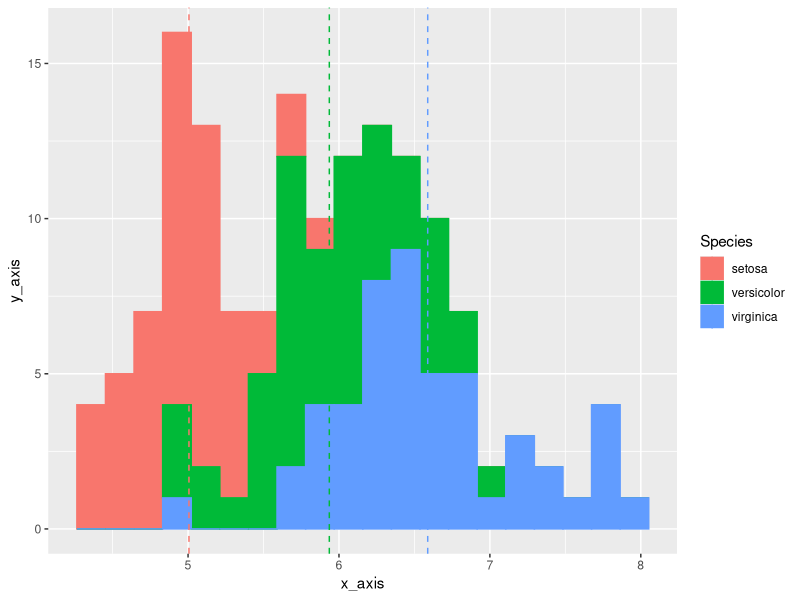
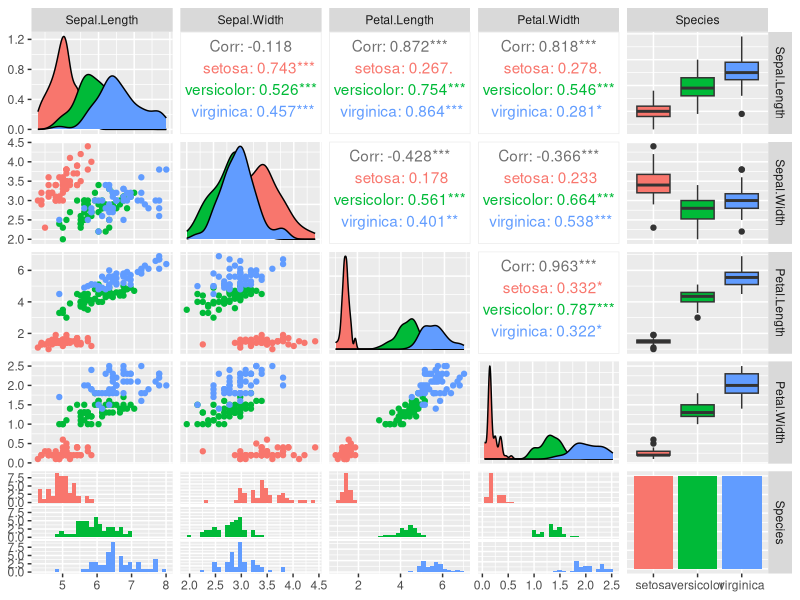
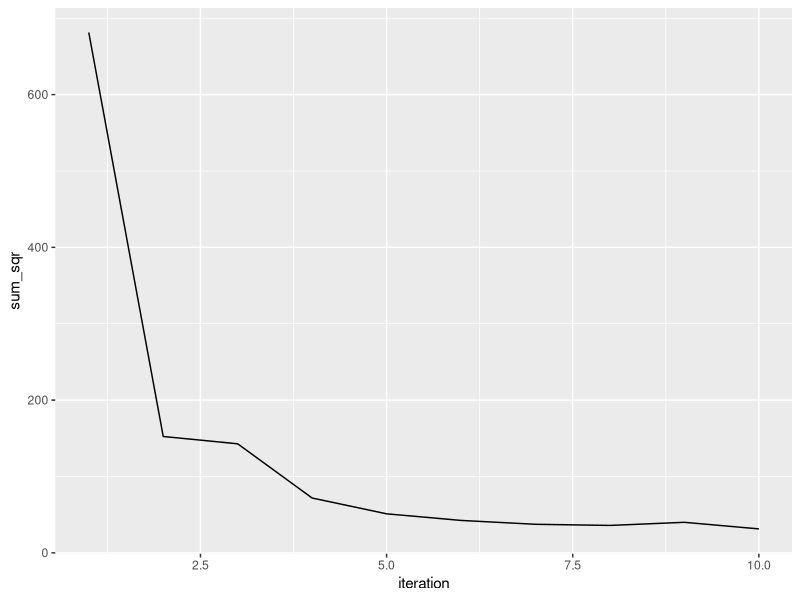
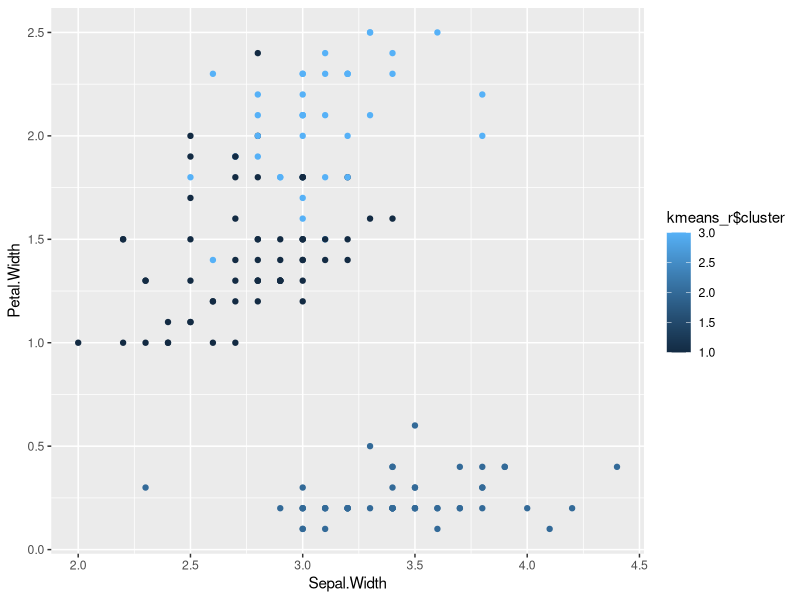
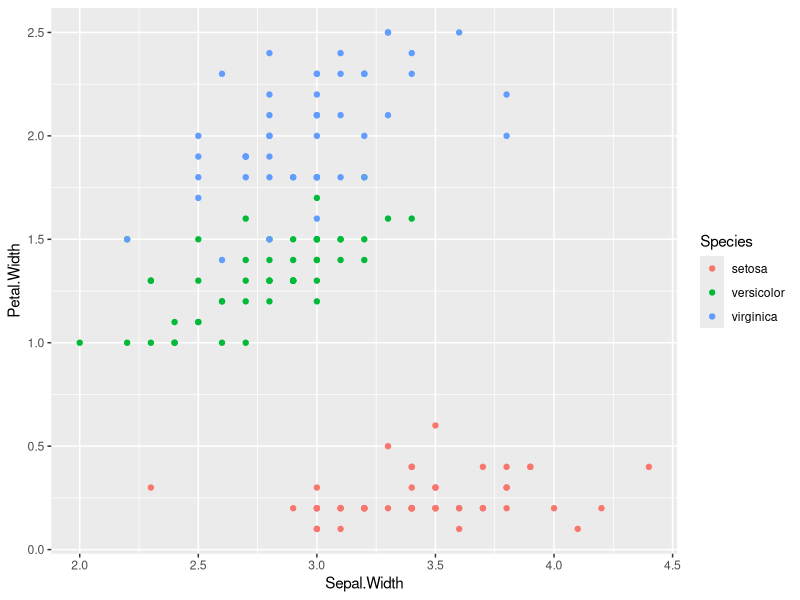

Source code (R) for these figures, in order:
library(magrittr)
install.packages("ggplot2")
install.packages("GGally")
library("ggplot2")
library("GGally")
library("cluster")

#Zadanie 1

list_1_10 <- 1:10
print(list_1_10)
list_1_10 %<>% log2() %>% sin() %>% sum()  %>% sqrt()
print(list_1_10)

data(iris)
print(head(iris))
mean_aggre <- iris %>% aggregate (. ~ Species, ., mean)
print(mean_aggre)


#Zadanie 2
chart1 <- ggplot(iris, aes(x=Sepal.Length)) + geom_histogram(aes(fill=Species, color=Species),bins=20) + 
            geom_vline(data=mean_aggre, aes(xintercept=Sepal.Length, color = Species), linetype = "dashed") + labs(x='x_axis',y='y_axis')

ggsave("/home/chart1.jpg", plot = chart1)

chart2 <- ggpairs(data = iris, aes(color=Species))
ggsave("/home/chart2.jpg", plot = chart2)

#Zadanie 3
x<- iris[,1:4]
y<- iris[,5]

sum_sqr <- c()

for (i in 1:10){
    kmeans_r <- kmeans(x, i)
    sum_sqr <- append(sum_sqr, kmeans_r$tot.withinss)
}
chart3 <- ggplot(data.frame(iteration = 1:length(sum_sqr), value = sum_sqr), aes(x = iteration, y=sum_sqr))+geom_line()
ggsave("/home/chart3.jpg", plot = chart3)

kmeans_r <- kmeans(x,3)

chart4 <- ggplot(iris, aes(x = Sepal.Width, y = Petal.Width, color = kmeans_r$cluster)) + geom_point()
ggsave("/home/chart4.jpg", plot = chart4)


chart5 <- ggplot(iris, aes(x = Sepal.Width, y = Petal.Width, color = Species)) + geom_point()
ggsave("/home/chart5.jpg", plot = chart5)


